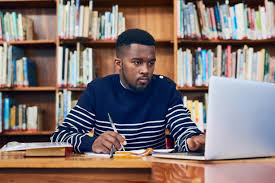
#> input picture student.jpg, 275 x 183 px
$ python rotate.py
#> lines starting #> are read from the running program, lines starting #| are printed output that depends on the picture
import cv2
img=cv2.imread("student.jpg")
#> img is the input picture: shape (183, 275, 3); mean B, G, R 113.9, 116.3, 130.5
height=img.shape[0]
#> height = 183
width=img.shape[1]
#> width = 275
rotation_matrix = cv2.getRotationMatrix2D((width/2,height/2),90,2)#wh in tuple,90 is rotation,o.5 is scaling
rotation=cv2.warpAffine(img,rotation_matrix,(width,height))
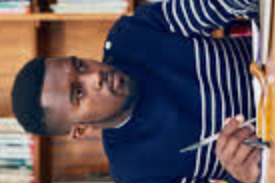
#> rotation: shape (183, 275, 3); mean B, G, R 88.8, 81.9, 93.4
cv2.imshow("image Rotation",rotation)
cv2.waitKey(0)
cv2.destroyAllWindows()

$ run again, with bb.jpg copied over student.jpg
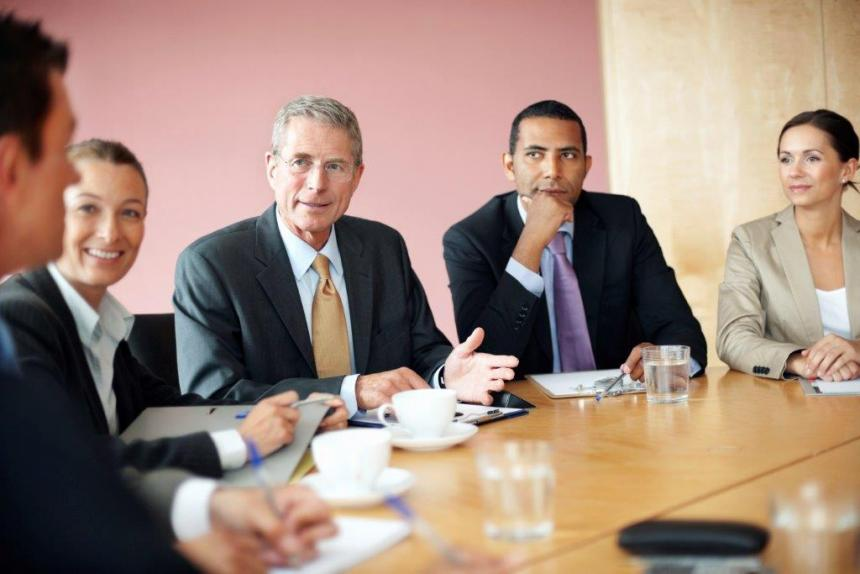
#> input picture bb.jpg, 860 x 574 px
#> img is the input picture: shape (574, 860, 3); mean B, G, R 123.8, 136.4, 159.9
#> `rotation=cv2.warpAffine(img,rotation_matrix,(width,height))`:
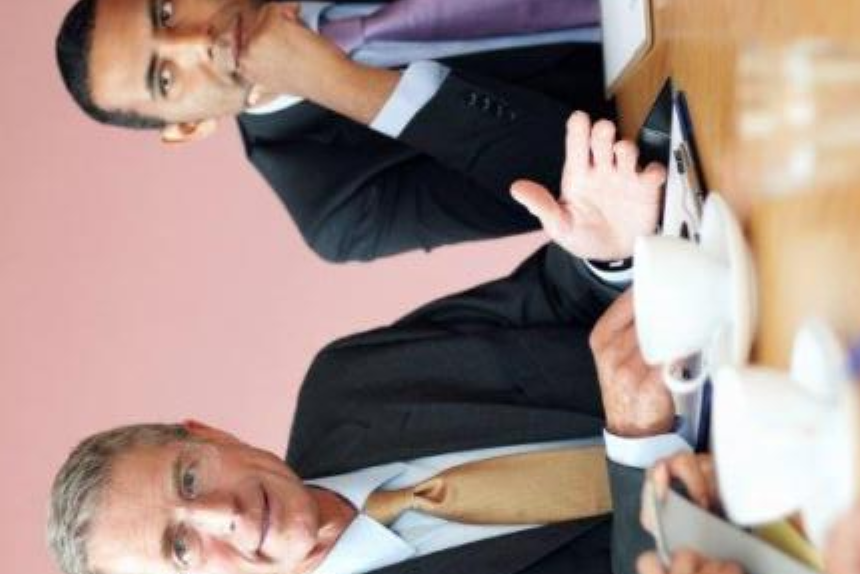
#> rotation: shape (574, 860, 3); mean B, G, R 135.1, 141.5, 163.5

$ run again, with s1.jpeg copied over student.jpg
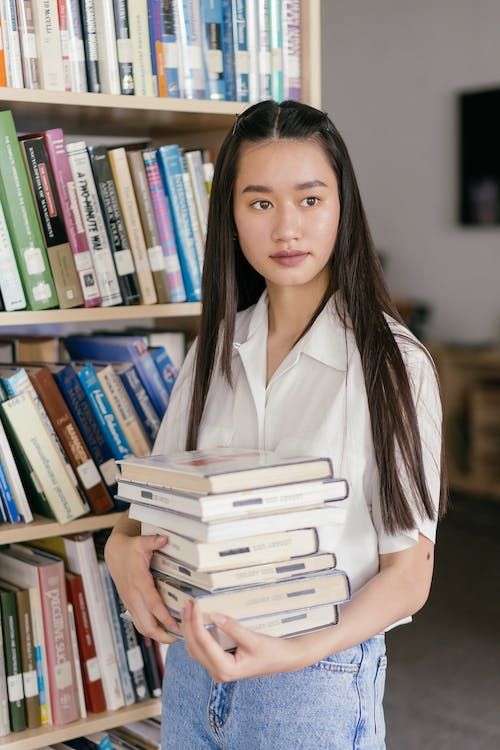
#> input picture s1.jpeg, 500 x 750 px
#> img is the input picture: shape (750, 500, 3); mean B, G, R 128.2, 133.4, 141.5
#> `rotation=cv2.warpAffine(img,rotation_matrix,(width,height))`:
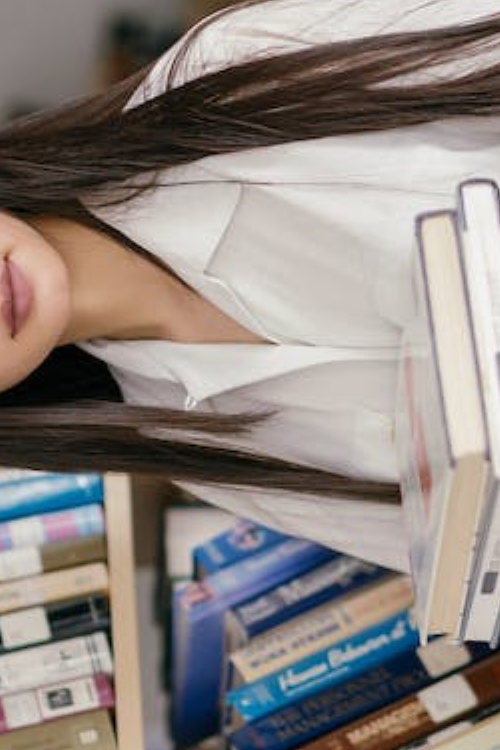
#> rotation: shape (750, 500, 3); mean B, G, R 128.8, 133.4, 141.5
